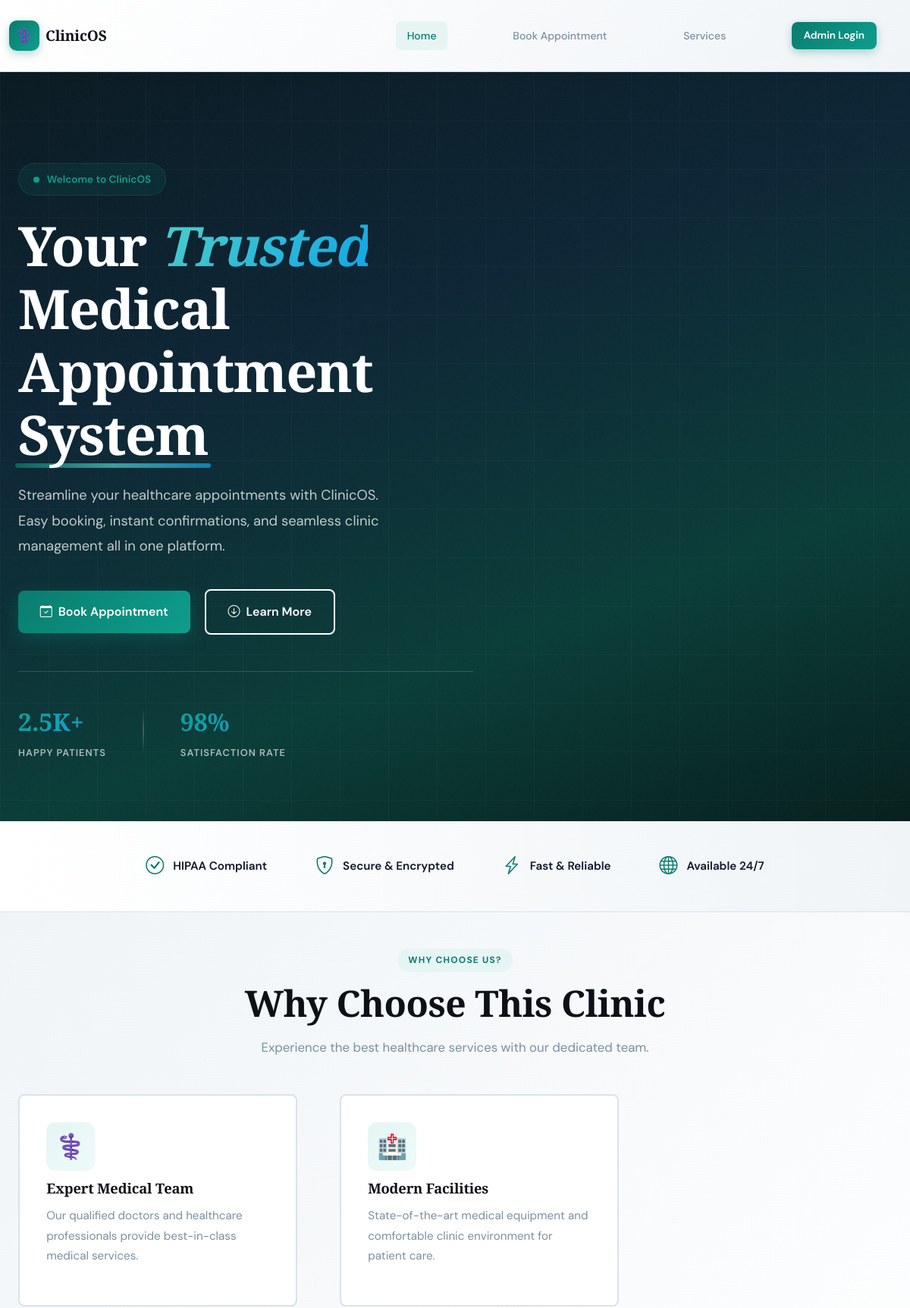
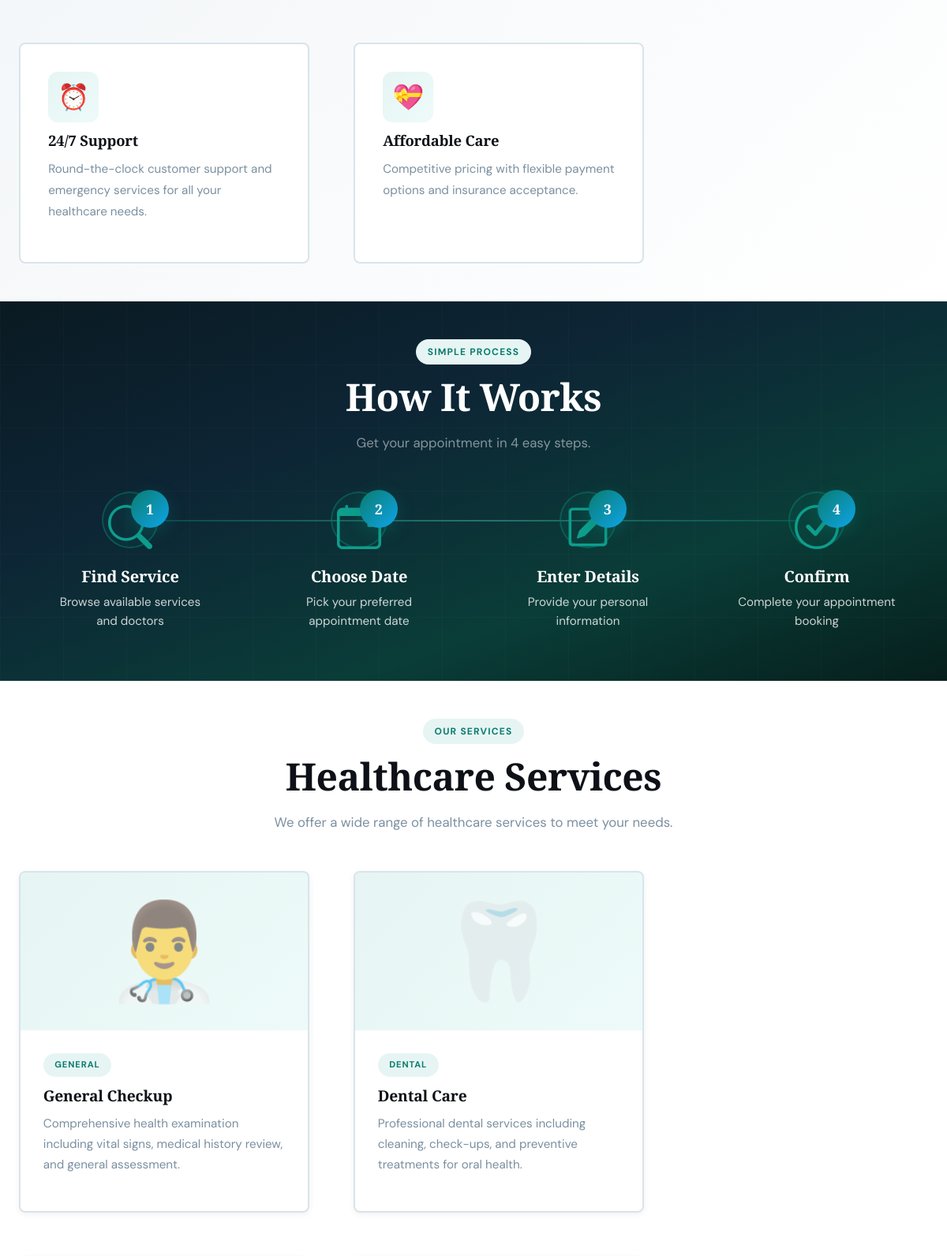
The page /public/index.php (upper part) on the database its author committed (2 pictures, top to bottom).
### tables this page shows
CREATE TABLE IF NOT EXISTS `site_hero` (
  `id` INT AUTO_INCREMENT PRIMARY KEY,
  `hero_pill_text` VARCHAR(255) DEFAULT 'Welcome to ClinicOS',
  `hero_title` TEXT NOT NULL DEFAULT 'Your <em>Trusted</em> Medical <span class="line-accent">Appointment System</span>',
  `hero_subtitle` TEXT DEFAULT 'Streamline your healthcare appointments with ClinicOS. Easy booking, instant confirmations, and seamless clinic management all in one platform.',
  `hero_image_path` VARCHAR(500) DEFAULT '/clinic-updated/public/assets/images/hero-image.jpg',
  `cta_button_text` VARCHAR(100) DEFAULT 'Book Appointment',
  `cta_button_link` VARCHAR(500) DEFAULT 'booking.php',
  `secondary_button_text` VARCHAR(100) DEFAULT 'Learn More',
  `secondary_button_link` VARCHAR(500) DEFAULT '#features',
  `stat1_number` VARCHAR(50) DEFAULT '2.5K+',
  `stat1_label` VARCHAR(100) DEFAULT 'Happy Patients',
  `stat2_number` VARCHAR(50) DEFAULT '98%',
  `stat2_label` VARCHAR(100) DEFAULT 'Satisfaction Rate',
  `updated_at` TIMESTAMP DEFAULT CURRENT_TIMESTAMP ON UPDATE CURRENT_TIMESTAMP
);

CREATE TABLE IF NOT EXISTS `site_features` (
  `id` INT AUTO_INCREMENT PRIMARY KEY,
  `icon` VARCHAR(20) NOT NULL DEFAULT '⭐',
  `title` VARCHAR(200) NOT NULL,
  `description` TEXT NOT NULL,
  `sort_order` INT NOT NULL DEFAULT 0,
  `is_active` TINYINT(1) NOT NULL DEFAULT 1,
  `created_at` TIMESTAMP DEFAULT CURRENT_TIMESTAMP,
  `updated_at` TIMESTAMP DEFAULT CURRENT_TIMESTAMP ON UPDATE CURRENT_TIMESTAMP
);

CREATE TABLE IF NOT EXISTS `site_services` (
  `id` INT AUTO_INCREMENT PRIMARY KEY,
  `icon` VARCHAR(20) NOT NULL DEFAULT '🏥',
  `badge` VARCHAR(100) NOT NULL DEFAULT 'General',
  `title` VARCHAR(200) NOT NULL,
  `description` TEXT NOT NULL,
  `image_path` VARCHAR(500) DEFAULT NULL,
  `sort_order` INT NOT NULL DEFAULT 0,
  `is_active` TINYINT(1) NOT NULL DEFAULT 1,
  `created_at` TIMESTAMP DEFAULT CURRENT_TIMESTAMP,
  `updated_at` TIMESTAMP DEFAULT CURRENT_TIMESTAMP ON UPDATE CURRENT_TIMESTAMP
);

### public/index.php (the view, shortened to what this page needs)
<?php
try {
    $pdo = new PDO(
        "mysql:host=" . DB_HOST . ";dbname=" . DB_NAME . ";charset=utf8mb4",
        DB_USER,
        DB_PASSWORD
    );
    $pdo->setAttribute(PDO::ATTR_ERRMODE, PDO::ERRMODE_EXCEPTION);
} catch (PDOException $e) {
    $pdo = null;
}
$hero = [];
if ($pdo) {
    try {
        $stmt = $pdo->prepare("SELECT * FROM site_hero WHERE id = 1 LIMIT 1");
        $stmt->execute();
        $hero = $stmt->fetch(PDO::FETCH_ASSOC) ?: [];
    } catch (Exception $e) {
    }
}
$hero_pill_text = $hero['hero_pill_text'] ?? 'Welcome to ClinicOS';
$hero_title = $hero['hero_title'] ?? 'Your <em>Trusted</em> Medical <span class="line-accent">Appointment System</span>';
$hero_subtitle = $hero['hero_subtitle'] ?? 'Streamline your healthcare appointments with ClinicOS. Easy booking, instant confirmations, and seamless clinic management all in one platform.';
$cta_button_text = $hero['cta_button_text'] ?? 'Book Appointment';
$cta_button_link = $hero['cta_button_link'] ?? 'booking.php';
$secondary_button_text = $hero['secondary_button_text'] ?? 'Learn More';
$secondary_button_link = $hero['secondary_button_link'] ?? '#features';
$stat1_number = $hero['stat1_number'] ?? '2.5K+';
$stat1_label = $hero['stat1_label'] ?? 'Happy Patients';
$stat2_number = $hero['stat2_number'] ?? '98%';
$stat2_label = $hero['stat2_label'] ?? 'Satisfaction Rate';
$features = [];
if ($pdo) {
    try {
        $stmt = $pdo->prepare("SELECT * FROM site_features WHERE is_active = 1 ORDER BY sort_order ASC LIMIT 6");
        $stmt->execute();
        $features = $stmt->fetchAll(PDO::FETCH_ASSOC) ?: [];
    } catch (Exception $e) {
    }
}
$services = [];
if ($pdo) {
    try {
        $stmt = $pdo->prepare("SELECT * FROM site_services WHERE is_active = 1 ORDER BY sort_order ASC");
        $stmt->execute();
        $services = $stmt->fetchAll(PDO::FETCH_ASSOC) ?: [];
    } catch (Exception $e) {
    }
}
?>
<?php include '../includes/header.php'; ?>
<link rel="stylesheet" href="api/theme_api.php?action=generate_css">
<?php include '../components/navbar.php'; ?>
<main class="main">
  <section class="hero">
    <div class="hero-grid"></div>
    <div class="hero-inner container">
      <div class="hero-content">
        <div class="hero-pill">
          <span class="hero-pill-dot"></span>
          <span><?php echo htmlspecialchars($hero_pill_text); ?></span>
        </div>
        <h1 class="hero-title">
          <?php echo $hero_title; ?>
        </h1>
        <p class="hero-desc">
          <?php echo htmlspecialchars($hero_subtitle); ?>
        </p>
        <div class="hero-cta-group">
          <a href="<?php echo htmlspecialchars($cta_button_link); ?>" class="btn btn-primary">
            <i class="bi bi-calendar-check"></i>
            <span><?php echo htmlspecialchars($cta_button_text); ?></span>
          </a>
          <a href="<?php echo htmlspecialchars($secondary_button_link); ?>" class="btn btn-outline">
            <i class="bi bi-arrow-down-circle"></i>
            <span><?php echo htmlspecialchars($secondary_button_text); ?></span>
          </a>
        </div>
        <div class="hero-stats">
          <div>
            <div class="hero-stat-num"><?php echo htmlspecialchars($stat1_number); ?></div>
            <div class="hero-stat-label"><?php echo htmlspecialchars($stat1_label); ?></div>
          </div>
          <div class="hero-stat-divider"></div>
          <div>
            <div class="hero-stat-num"><?php echo htmlspecialchars($stat2_number); ?></div>
            <div class="hero-stat-label"><?php echo htmlspecialchars($stat2_label); ?></div>
          </div>
        </div>
      </div>
    </div>
  </section>
  <section class="trust-bar">
    <div class="trust-item">
      <i class="bi bi-check-circle"></i>
      <span>HIPAA Compliant</span>
    </div>
    <div class="trust-item">
      <i class="bi bi-shield-lock"></i>
      <span>Secure & Encrypted</span>
    </div>
    <div class="trust-item">
      <i class="bi bi-lightning-charge"></i>
      <span>Fast & Reliable</span>
    </div>
    <div class="trust-item">
      <i class="bi bi-globe"></i>
      <span>Available 24/7</span>
    </div>
  </section>
  <section id="features" class="py-5 bg-light">
    <div class="container">
      <div class="section-header text-center mb-5">
        <div class="eyebrow">Why Choose Us?</div>
        <h2 class="section-title">Why Choose This Clinic</h2>
        <p class="section-desc">Experience the best healthcare services with our dedicated team.</p>
      </div>
      <div class="row g-4">
        <?php if (!empty($features)): ?>
          <?php foreach ($features as $feature): ?>
            <div class="col-md-6 col-lg-4">
              <div class="feature-card">
                <div class="feature-icon-wrap" style="font-size: 2em;"><?php echo htmlspecialchars($feature['icon']); ?></div>
                <h5 class="feature-card-title"><?php echo htmlspecialchars($feature['title']); ?></h5>
                <p class="feature-card-desc"><?php echo htmlspecialchars($feature['description']); ?></p>
              </div>
            </div>
          <?php endforeach; ?>
        <?php else: ?>
          <div class="col-12 text-center text-muted">
            <p>No features configured yet. <a href="admin/homepage.php">Add features from admin panel</a></p>
          </div>
        <?php endif; ?>
      </div>
    </div>
  </section>
  <section class="py-5 bg-dark text-white">
    <div class="container">
      <div class="section-header text-center mb-5">
        <div class="eyebrow">Simple Process</div>
        <h2 class="section-title text-white">How It Works</h2>
        <p class="section-desc text-white-50">Get your appointment in 4 easy steps.</p>
      </div>
      <div class="steps-track">
        <div class="step-item">
          <div class="step-num-wrap">
            <i class="bi bi-search step-icon-big"></i>
            <span class="step-num-badge">1</span>
          </div>
          <h5 class="step-title">Find Service</h5>
          <p class="step-desc">Browse available services and doctors</p>
        </div>
        <div class="step-item">
          <div class="step-num-wrap">
            <i class="bi bi-calendar-event step-icon-big"></i>
            <span class="step-num-badge">2</span>
          </div>
          <h5 class="step-title">Choose Date</h5>
          <p class="step-desc">Pick your preferred appointment date</p>
        </div>
        <div class="step-item">
          <div class="step-num-wrap">
            <i class="bi bi-pencil-square step-icon-big"></i>
            <span class="step-num-badge">3</span>
          </div>
          <h5 class="step-title">Enter Details</h5>
          <p class="step-desc">Provide your personal information</p>
        </div>
        <div class="step-item">
          <div class="step-num-wrap">
            <i class="bi bi-check-circle step-icon-big"></i>
            <span class="step-num-badge">4</span>
          </div>
          <h5 class="step-title">Confirm</h5>
          <p class="step-desc">Complete your appointment booking</p>
        </div>
      </div>
    </div>
  </section>
  <section class="py-5">
    <div class="container">
      <div class="section-header text-center mb-5">
        <div class="eyebrow">Our Services</div>
        <h2 class="section-title">Healthcare Services</h2>
        <p class="section-desc">We offer a wide range of healthcare services to meet your needs.</p>
      </div>
      <div class="row g-4">
        <?php if (!empty($services)): ?>
          <?php foreach (array_slice($services, 0, 6) as $service): ?>
            <div class="col-md-6 col-lg-4">
              <div class="card service-card">
                <div class="service-img-wrap">
                  <span class="service-icon-ph" style="font-size: 2.5em;"><?php echo htmlspecialchars($service['icon']); ?></span>
                </div>
                <div class="service-body">
                  <span class="service-badge-pill"><?php echo htmlspecialchars($service['badge']); ?></span>
                  <h5 class="service-card-title"><?php echo htmlspecialchars($service['title']); ?></h5>
                  <p class="service-card-desc"><?php echo htmlspecialchars($service['description']); ?></p>
                </div>
              </div>
            </div>
          <?php endforeach; ?>
        <?php else: ?>
          <div class="col-12 text-center text-muted">
            <p>No services configured yet. <a href="admin/homepage.php">Add services from admin panel</a></p>
          </div>
        <?php endif; ?>
      </div>
    </div>
  </section>
</main>
<?php include '../components/footer.php'; ?>
<?php include '../includes/footer.php'; ?>

### includes/header.php (shortened to what this page needs)
<!DOCTYPE html>
<html lang="en">
<head>
    <link href="https://cdn.jsdelivr.net/npm/bootstrap@5.3.0/dist/css/bootstrap.min.css" rel="stylesheet">
    <link rel="stylesheet" href="https://cdn.jsdelivr.net/npm/bootstrap-icons@1.11.0/font/bootstrap-icons.css">
    <link rel="stylesheet" href="<?php echo ASSETS_PATH; ?>css/variables.css">
    <link rel="stylesheet" href="<?php echo ASSETS_PATH; ?>css/bootstrap-override.css">
    <link rel="stylesheet" href="<?php echo ASSETS_PATH; ?>css/layout.css">
    <link rel="stylesheet" href="<?php echo ASSETS_PATH; ?>css/components.css">
    <link rel="stylesheet" href="<?php echo ASSETS_PATH; ?>css/public.css">
    <link rel="stylesheet" href="<?php echo ASSETS_PATH; ?>css/admin.css">
    <link rel="stylesheet" href="<?php echo ASSETS_PATH; ?>css/responsive.css">
</head>
<body>

### components/navbar.php (shortened to what this page needs)
<nav class="navbar navbar-expand-lg navbar-light sticky-top">
  <div class="container-fluid">
    <a class="navbar-brand d-flex align-items-center gap-2" href="index.php">
      <div class="nav-logo-mark">
        <span>⚕️</span>
      </div>
      <span class="nav-logo-text">ClinicOS</span>
    </a>
    <div class="collapse navbar-collapse" id="navbarNav">
      <ul class="navbar-nav ms-auto align-items-center gap-2">
        <li class="nav-item">
          <a class="nav-link" href="index.php">Home</a>
        </li>
        <li class="nav-item">
          <a class="nav-link" href="booking.php">Book Appointment</a>
        </li>
        <li class="nav-item">
          <a class="nav-link" href="services.php">Services</a>
        </li>
        <li class="nav-item">
          <a class="btn btn-primary btn-sm" href="admin/login.php">Admin Login</a>
        </li>
      </ul>
    </div>
  </div>
</nav>

### includes/footer.php (shortened to what this page needs)
</body>
</html>

### public/assets/css/variables.css (style rules this page uses)
:root { --teal: #0a7c6e; --teal-light: #0e9e8d; --teal-pale: #e6f5f3; --teal-rgb: 10, 124, 110; --gold: #c8962a; --gold-pale: #fdf3dc; --gold-rgb: 200, 150, 42; --primary: #1a3a5c; --primary-light: #2563a8; --primary-pale: #e8f0fb; --accent: #0ea5e9; --accent-pale: #e0f2fe; --green: #1a8a5a; --green-pale: #d1fae5; --red: #c0392b; --red-pale: #fee2e2; --yellow: #d97706; --yellow-pale: #fef3c7; --orange: #ea580c; --orange-pale: #ffedd5; --ink: #0d1117; --ink-2: #1c2730; --ink-3: #2d3d4a; --text: #0f172a; --text-body: #2d3d4a; --text-muted: #7a8fa0; --muted: #64748b; --white: #ffffff; --off-white: #f3efe8; --cream: #faf7f2; --mist: #f0f4f7; --mist-2: #e4eaef; --mist-3: #d0dae3; --border: #d8e4ec; --bg: #f0f4f8; --surface: #ffffff; --surface2: #f8fafc; --font-display: "Cormorant Garamond", Georgia, serif; --font-body: "DM Sans", -apple-system, BlinkMacSystemFont, "Segoe UI", sans-serif; --font-mono: "DM Mono", monospace; --font-serif: "Playfair Display", serif; --spacing-xs: 0.25rem; --spacing-sm: 0.5rem; --spacing-md: 1rem; --spacing-lg: 1.5rem; --spacing-xl: 2rem; --spacing-2xl: 3rem; --spacing-3xl: 4rem; --radius: 14px; --radius-sm: 8px; --radius-md: 10px; --radius-lg: 24px; --shadow-xs: 0 1px 2px rgba(0, 0, 0, 0.05); --shadow-sm: 0 2px 8px rgba(13, 17, 23, 0.06); --shadow-md: 0 8px 32px rgba(13, 17, 23, 0.1); --shadow-lg: 0 20px 60px rgba(13, 17, 23, 0.14); --shadow-xl: 0 4px 6px rgba(0, 0, 0, 0.04), 0 10px 40px rgba(0, 0, 0, 0.1); --transition-fast: all 0.15s ease; --transition: all 0.2s ease; --transition-slow: all 0.3s cubic-bezier(0.22, 0.68, 0, 1); --z-dropdown: 100; --z-sticky: 50; --z-fixed: 1000; --z-modal: 1050; --z-popover: 1060; --z-tooltip: 1070; }

### public/assets/css/layout.css (style rules this page uses)
.navbar { position: sticky; top: 0; z-index: var(--z-sticky); background: var(--surface); border-bottom: 1px solid var(--border); box-shadow: var(--shadow-sm); padding: 0.8rem 1.5rem; }
.nav-logo-mark { width: 40px; height: 40px; border-radius: 10px; background: linear-gradient(135deg, var(--teal), var(--teal-light)); display: flex; align-items: center; justify-content: center; font-size: 1.2rem; flex-shrink: 0; box-shadow: 0 4px 12px rgba(var(--teal-rgb), 0.3); color: var(--white); }
.nav-logo-text { font-family: var(--font-display); font-size: 1.2rem; font-weight: 700; color: var(--ink); letter-spacing: -0.01em; }
.nav-link { color: var(--text-muted); text-decoration: none; padding: 0.5rem 0.9rem; border-radius: var(--radius-sm); font-weight: 500; font-size: 0.875rem; transition: var(--transition-fast); }
.nav-link.active { color: var(--teal); background-color: var(--teal-pale); }
.nav-item { display: flex; align-items: center; gap: 0.75rem; padding: 0.65rem 1.4rem; margin: 0.1rem 0.6rem; border-radius: 9px; color: rgba(255, 255, 255, 0.7); font-size: 0.88rem; font-weight: 500; cursor: pointer; transition: var(--transition-fast); position: relative; text-decoration: none; }
.main { flex: 1; display: flex; flex-direction: column; min-height: 100vh; width: calc(100% - 0px); }
.hero { min-height: 100vh; background: linear-gradient( 160deg, #0a1a22 0%, #0d2535 35%, #0a3d38 70%, #061f1c 100% ); position: relative; overflow: hidden; display: flex; align-items: center; }
.hero::before { content: ""; position: absolute; inset: 0; opacity: 0.5; pointer-events: none; z-index: 0; }
.hero-grid { position: absolute; inset: 0; background-image: linear-gradient(rgba(255, 255, 255, 0.025) 1px, transparent 1px), linear-gradient(90deg, rgba(255, 255, 255, 0.025) 1px, transparent 1px); background-size: 64px 64px; pointer-events: none; }
.hero-inner { max-width: 1280px; margin: 0 auto; padding: 120px 3rem 80px; display: grid; grid-template-columns: 1fr 1fr; gap: 5rem; align-items: center; position: relative; z-index: 1; width: 100%; }
.hero-title { font-family: var(--font-display); font-size: clamp(2.8rem, 5.5vw, 4.2rem); line-height: 1.08; color: var(--white); font-weight: 700; letter-spacing: -0.02em; margin-bottom: 1.4rem; }
.hero-desc { font-size: 1.05rem; color: rgba(255, 255, 255, 0.62); line-height: 1.75; margin-bottom: 2.2rem; max-width: 460px; }

### rows shown on the page
site_hero: hero_pill_text "Welcome to ClinicOS", hero_title "Your Trusted Medical Appointment System", hero_subtitle "Streamline your healthcare appointments with ClinicOS. Easy booking, instant confirmations, and seamless clinic management all in one platform.", cta_button_text "Book Appointment", secondary_button_text "Learn More", stat1_number "2.5K+", stat1_label "HAPPY PATIENTS", stat2_number "98%", stat2_label "SATISFACTION RATE"
site_features: icon "⚕️", title "Expert Medical Team", description "Our qualified doctors and healthcare professionals provide best-in-class medical services."
site_features: icon "🏥", title "Modern Facilities", description "State-of-the-art medical equipment and comfortable clinic environment for patient care."
site_features: icon "⏰", title "24/7 Support", description "Round-the-clock customer support and emergency services for all your healthcare needs."
site_features: icon "💝", title "Affordable Care", description "Competitive pricing with flexible payment options and insurance acceptance."
site_services: icon "👨‍⚕️", badge "GENERAL", title "General Checkup", description "Comprehensive health examination including vital signs, medical history review, and general assessment."
site_services: icon "🦷", badge "DENTAL", title "Dental Care", description "Professional dental services including cleaning, check-ups, and preventive treatments for oral health."
